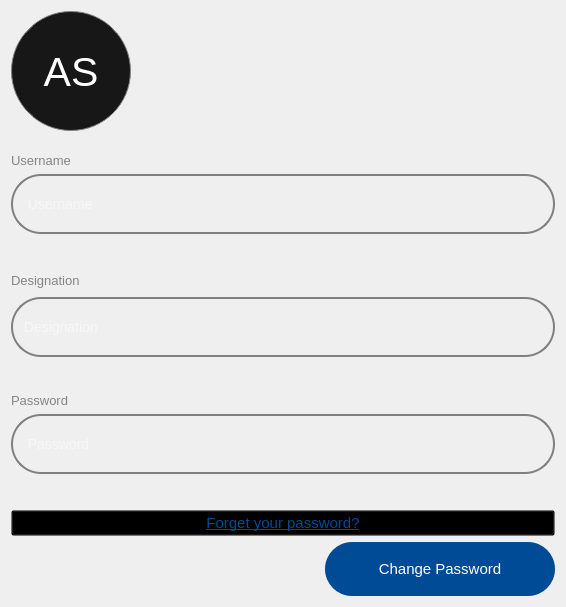
                    <widget class="QWidget" name="profile_page_save">
                     <layout class="QGridLayout" name="gridLayout_47">
                      <item row="0" column="0" alignment="Qt::AlignLeft">
                       <widget class="QPushButton" name="profilepushButton_in_profile">
                        <property name="minimumSize">
                         <size>
                          <width>120</width>
                          <height>120</height>
                         </size>
                        </property>
                        <property name="maximumSize">
                         <size>
                          <width>120</width>
                          <height>16777215</height>
                         </size>
                        </property>
                        <property name="font">
                         <font>
                          <pointsize>31</pointsize>
                         </font>
                        </property>
                        <property name="styleSheet">
                         <string notr="true">QPushButton {
    color: white;
    background-color:#171717;
    border: 1px solid grey;
    border-radius: 60px; 
}

QPushButton:hover {
    border: 2px solid rgb(83, 83, 83); /* Change border color on hover */
    background-color:#171717;
   
}

</string>
                        </property>
                        <property name="text">
                         <string>AS</string>
                        </property>
                       </widget>
                      </item>
                      <item row="3" column="1">
                       <widget class="QPushButton" name="change_password_pushButton">
                        <property name="sizePolicy">
                         <sizepolicy hsizetype="Preferred" vsizetype="Preferred">
                          <horstretch>0</horstretch>
                          <verstretch>0</verstretch>
                         </sizepolicy>
                        </property>
                        <property name="minimumSize">
                         <size>
                          <width>230</width>
                          <height>54</height>
                         </size>
                        </property>
                        <property name="maximumSize">
                         <size>
                          <width>230</width>
                          <height>54</height>
                         </size>
                        </property>
                        <property name="font">
                         <font>
                          <pointsize>11</pointsize>
                         </font>
                        </property>
                        <property name="cursor">
                         <cursorShape>PointingHandCursor</cursorShape>
                        </property>
                        <property name="styleSheet">
                         <string notr="true">
QPushButton{
	background-color: rgb(0, 75, 149);
color:white;
border:none;
border-radius:27px;}
QPushButton:hover {
    color: white;
	background-color: #005ce6;
}
</string>
                        </property>
                        <property name="text">
                         <string>Change Password</string>
                        </property>
                       </widget>
                      </item>
                      <item row="3" column="0">
                       <spacer name="horizontalSpacer_66">
                        <property name="orientation">
                         <enum>Qt::Horizontal</enum>
                        </property>
                        <property name="sizeType">
                         <enum>QSizePolicy::Fixed</enum>
                        </property>
                        <property name="sizeHint" stdset="0">
                         <size>
                          <width>300</width>
                          <height>20</height>
                         </size>
                        </property>
                       </spacer>
                      </item>
                      <item row="2" column="0" colspan="2">
                       <layout class="QGridLayout" name="gridLayout_46">
                        <item row="5" column="0">
                         <spacer name="verticalSpacer_95">
                          <property name="orientation">
                           <enum>Qt::Vertical</enum>
                          </property>
                          <property name="sizeType">
                           <enum>QSizePolicy::Preferred</enum>
                          </property>
                          <property name="sizeHint" stdset="0">
                           <size>
                            <width>20</width>
                            <height>30</height>
                           </size>
                          </property>
                         </spacer>
                        </item>
                        <item row="2" column="0">
                         <spacer name="verticalSpacer_94">
                          <property name="orientation">
                           <enum>Qt::Vertical</enum>
                          </property>
                          <property name="sizeType">
                           <enum>QSizePolicy::Preferred</enum>
                          </property>
                          <property name="sizeHint" stdset="0">
                           <size>
                            <width>20</width>
                            <height>30</height>
                           </size>
                          </property>
                         </spacer>
                        </item>
                        <item row="8" column="0">
                         <spacer name="verticalSpacer_96">
                          <property name="orientation">
                           <enum>Qt::Vertical</enum>
                          </property>
                          <property name="sizeType">
                           <enum>QSizePolicy::Preferred</enum>
                          </property>
                          <property name="sizeHint" stdset="0">
                           <size>
                            <width>20</width>
                            <height>30</height>
                           </size>
                          </property>
                         </spacer>
                        </item>
                        <item row="0" column="0">
                         <widget class="QLabel" name="first_name_label">
                          <property name="maximumSize">
                           <size>
                            <width>90</width>
                            <height>19</height>
                           </size>
                          </property>
                          <property name="font">
                           <font>
                            <pointsize>10</pointsize>
                           </font>
                          </property>
                          <property name="styleSheet">
                           <string notr="true">color:#858585;</string>
                          </property>
                          <property name="text">
                           <string>Username</string>
                          </property>
                         </widget>
                        </item>
                        <item row="7" column="0">
                         <widget class="QLineEdit" name="password_lineEdit_in_profile">
                          <property name="sizePolicy">
                           <sizepolicy hsizetype="Preferred" vsizetype="Preferred">
                            <horstretch>0</horstretch>
                            <verstretch>0</verstretch>
                           </sizepolicy>
                          </property>
                          <property name="minimumSize">
                           <size>
                            <width>0</width>
                            <height>60</height>
                           </size>
                          </property>
                          <property name="maximumSize">
                           <size>
                            <width>544</width>
                            <height>60</height>
                           </size>
                          </property>
                          <property name="font">
                           <font>
                            <pointsize>-1</pointsize>
                           </font>
                          </property>
                          <property name="styleSheet">
                           <string notr="true">QLineEdit {
    border: 2px solid grey;      /* Grey border with 2px thickness */
    border-radius: 30px;         /* Rounded corners */
    padding: 5px;                /* Space between text and border */
    font-size: 14px;             /* Adjust the font size for input text */
    background-color: transparent;   /* Optional: White background */
    color: white;              /* Optional: Black text color */
}

QLineEdit::placeholder {
    color: grey;              /* Placeholder text color (grey) */
    font-size: 8px;             /* Placeholder text size */
}
</string>
                          </property>
                          <property name="text">
                           <string extracomment="Enter Your Name" />
                          </property>
                          <property name="alignment">
                           <set>Qt::AlignLeading|Qt::AlignLeft|Qt::AlignVCenter</set>
                          </property>
                          <property name="readOnly">
                           <bool>true</bool>
                          </property>
                          <property name="placeholderText">
                           <string>  Password</string>
                          </property>
                         </widget>
                        </item>
                        <item row="6" column="0">
                         <widget class="QLabel" name="password_label">
                          <property name="maximumSize">
                           <size>
                            <width>90</width>
                            <height>19</height>
                           </size>
                          </property>
                          <property name="font">
                           <font>
                            <pointsize>10</pointsize>
                           </font>
                          </property>
                          <property name="styleSheet">
                           <string notr="true">color:#858585;</string>
                          </property>
                          <property name="text">
                           <string>Password</string>
                          </property>
                         </widget>
                        </item>
                        <item row="9" column="0">
                         <widget class="QPushButton" name="forgetyourpassword_pushButton">
                          <property name="font">
                           <font>
                            <pointsize>11</pointsize>
                            <underline>true</underline>
                           </font>
                          </property>
                          <property name="cursor">
                           <cursorShape>PointingHandCursor</cursorShape>
                          </property>
                          <property name="styleSheet">
                           <string notr="true">color: rgb(0, 75, 149);
background:transparent
</string>
                          </property>
                          <property name="text">
                           <string>Forget your password?</string>
                          </property>
                         </widget>
                        </item>
                        <item row="1" column="0">
                         <widget class="QLineEdit" name="username_lineEdit_in_profile">
                          <property name="sizePolicy">
                           <sizepolicy hsizetype="Preferred" vsizetype="Preferred">
                            <horstretch>0</horstretch>
                            <verstretch>0</verstretch>
                           </sizepolicy>
                          </property>
                          <property name="minimumSize">
                           <size>
                            <width>544</width>
                            <height>60</height>
                           </size>
                          </property>
                          <property name="maximumSize">
                           <size>
                            <width>544</width>
                            <height>60</height>
                           </size>
                          </property>
                          <property name="font">
                           <font>
                            <pointsize>-1</pointsize>
                           </font>
                          </property>
                          <property name="styleSheet">
                           <string notr="true">QLineEdit {
    border: 2px solid grey;      /* Grey border with 2px thickness */
    border-radius: 30px;         /* Rounded corners */
    padding: 5px;                /* Space between text and border */
    font-size: 14px;             /* Adjust the font size for input text */
    background-color: transparent;   /* Optional: White background */
    color: white;              /* Optional: Black text color */
}

QLineEdit::placeholder {
    color: grey;              /* Placeholder text color (grey) */
    font-size: 8px;             /* Placeholder text size */
}
</string>
                          </property>
                          <property name="text">
                           <string extracomment="Enter Your First Name" />
                          </property>
                          <property name="alignment">
                           <set>Qt::AlignLeading|Qt::AlignLeft|Qt::AlignVCenter</set>
                          </property>
                          <property name="readOnly">
                           <bool>true</bool>
                          </property>
                          <property name="placeholderText">
                           <string>  Username</string>
                          </property>
                         </widget>
                        </item>
                        <item row="3" column="0">
                         <widget class="QLabel" name="designation_label">
                          <property name="minimumSize">
                           <size>
                            <width>90</width>
                            <height>21</height>
                           </size>
                          </property>
                          <property name="maximumSize">
                           <size>
                            <width>90</width>
                            <height>21</height>
                           </size>
                          </property>
                          <property name="font">
                           <font>
                            <pointsize>10</pointsize>
                           </font>
                          </property>
                          <property name="styleSheet">
                           <string notr="true">color:#858585;</string>
                          </property>
                          <property name="text">
                           <string>Designation</string>
                          </property>
                         </widget>
                        </item>
                        <item row="4" column="0">
                         <widget class="QLineEdit" name="designation_lineEdit">
                          <property name="minimumSize">
                           <size>
                            <width>544</width>
                            <height>60</height>
                           </size>
                          </property>
                          <property name="maximumSize">
                           <size>
                            <width>544</width>
                            <height>60</height>
                           </size>
                          </property>
                          <property name="styleSheet">
                           <string notr="true">QLineEdit {
    border: 2px solid grey;      /* Grey border with 2px thickness */
    border-radius: 30px;         /* Rounded corners */
    padding: 5px;                /* Space between text and border */
    font-size: 14px;             /* Adjust the font size for input text */
    background-color: transparent;   /* Optional: White background */
    color: white;              /* Optional: Black text color */
}

QLineEdit::placeholder {
    color: grey;              /* Placeholder text color (grey) */
    font-size: 8px;             /* Placeholder text size */
}
</string>
                          </property>
                          <property name="text">
                           <string />
                          </property>
                          <property name="readOnly">
                           <bool>true</bool>
                          </property>
                          <property name="placeholderText">
                           <string> Designation</string>
                          </property>
                         </widget>
                        </item>
                       </layout>
                      </item>
                      <item row="1" column="0">
                       <spacer name="verticalSpacer_97">
                        <property name="orientation">
                         <enum>Qt::Vertical</enum>
                        </property>
                        <property name="sizeType">
                         <enum>QSizePolicy::Preferred</enum>
                        </property>
                        <property name="sizeHint" stdset="0">
                         <size>
                          <width>20</width>
                          <height>16</height>
                         </size>
                        </property>
                       </spacer>
                      </item>
                     </layout>
                    </widget>
